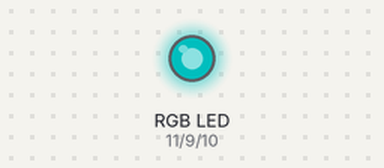
Bench run of a sketch on a simulated Arduino Uno, built with avr-gcc and run on an emulated ATmega328P. On the bench: an RGB LED mixed from three pins (HIGH = lit). Dim RGB values are drawn brighter than linear.

Above: at 0.05 s.
At 0.35 s:
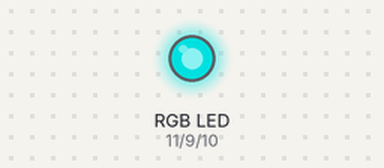
At 0.7 s:
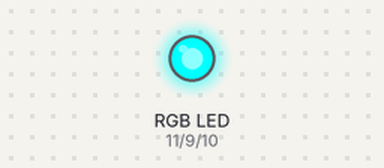
At 1.35 s:
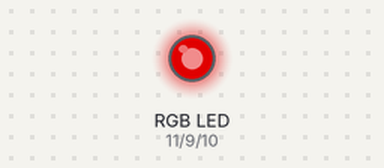
At 2.0 s:
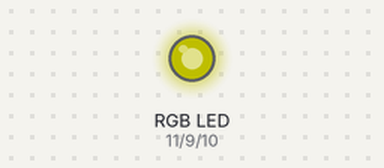
At 2.7 s:
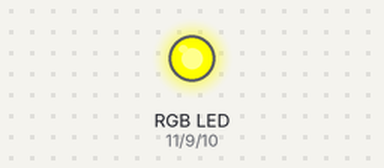
Timing chart, 0 to 6.2 s (numbered marks = the images above):
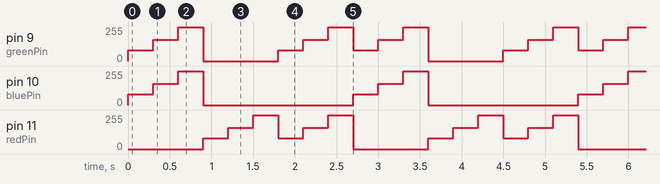

Measured:
- by itself, pin 10 (bluePin): repeats every 2.7 s: 160/255 0.30 s, 255/255 0.30 s, 0/255 1.8 s, 80/255 0.30 s
- by itself, pin 11 (redPin): repeats every 2.7 s: 160/255 0.30 s, 255/255 0.30 s, 80/255 0.30 s, 160/255 0.30 s, 255/255 0.30 s, 0/255 0.90 s, 80/255 0.30 s
- by itself, pin 9 (greenPin): repeats every 2.7 s: 160/255 0.30 s, 255/255 0.30 s, 0/255 0.90 s, 80/255 0.30 s, 160/255 0.30 s, 255/255 0.30 s, 80/255 0.30 s

The sketch:

code.ino
```cpp
const int redPin   = 11;
const int bluePin  = 10;
const int greenPin = 9;

void setColor(int r, int g, int b) {
    analogWrite(redPin,   r);
    analogWrite(greenPin, g);
    analogWrite(bluePin,  b);
}

void setup()
{
    pinMode(redPin,   OUTPUT);
    pinMode(greenPin, OUTPUT);
    pinMode(bluePin,  OUTPUT);
}

void loop()
{
    // cyan
    setColor(0, 80,  80);
    delay(300);
    setColor(0, 160, 160);
    delay(300);
    setColor(0, 255, 255);
    delay(300);

    // red
    setColor(80,  0, 0);
    delay(300);
    setColor(160, 0, 0);
    delay(300);
    setColor(255, 0, 0);
    delay(300);

    // yellow
    setColor(80,  80,  0);
    delay(300);
    setColor(160, 160, 0);
    delay(300);
    setColor(255, 255, 0);
    delay(300);
}
```
